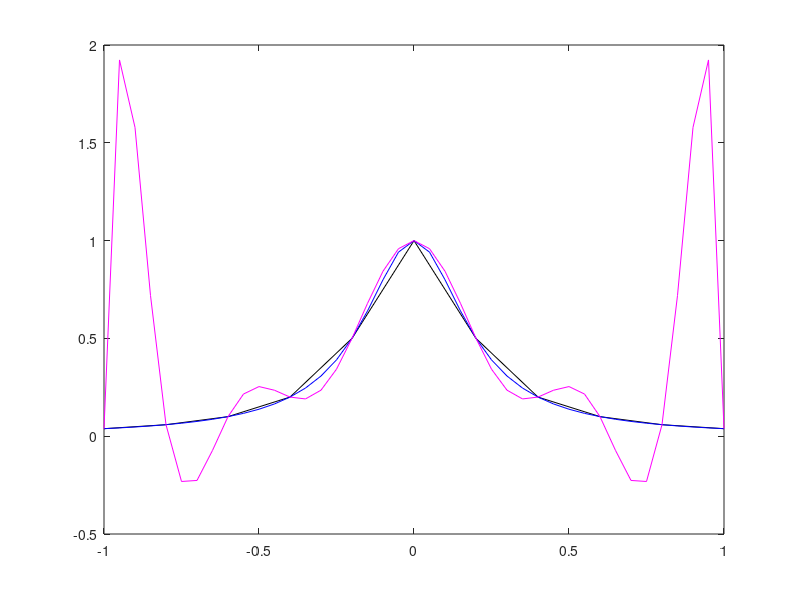

The MATLAB source for this figure:
%Lagrange 
x=[-1 -0.8 -0.6 -0.4 -0.2 0 0.2 0.4 0.6 0.8 1];
y=1./(1+25*x.^2);
t=[-1:0.05:1];
f=1./(1+25*t.^2);
m=length(x);
p=0;

for k=1:m
  lk=1;
  for i=1:k-1
    lk=lk.*(t-x(i))/(x(k)-x(i));  
  end
  for i=k+1:m
    lk=lk.*(t-x(i))/(x(k)-x(i));
  end  
  p=p+y(k)*lk;
end

plot(x,y,'k',t,f,'b',t,p,'m');